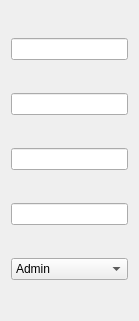
        <widget class="QWidget" name="layoutWidget">
         <property name="geometry">
          <rect>
           <x>130</x>
           <y>60</y>
           <width>139</width>
           <height>321</height>
          </rect>
         </property>
         <layout class="QVBoxLayout" name="verticalLayout">
          <item>
           <widget class="QLineEdit" name="leNomEmploye"/>
          </item>
          <item>
           <widget class="QLineEdit" name="lePrenomEmploye"/>
          </item>
          <item>
           <widget class="QLineEdit" name="leEmailEmploye"/>
          </item>
          <item>
           <widget class="QLineEdit" name="leMdpEmploye"/>
          </item>
          <item>
           <widget class="QComboBox" name="cbRoleEmploye">
            <item>
             <property name="text">
              <string>Admin</string>
             </property>
            </item>
            <item>
             <property name="text">
              <string>Gestion1</string>
             </property>
            </item>
            <item>
             <property name="text">
              <string>Gestion2</string>
             </property>
            </item>
            <item>
             <property name="text">
              <string>Gestion3</string>
             </property>
            </item>
            <item>
             <property name="text">
              <string>Gestion4</string>
             </property>
            </item>
            <item>
             <property name="text">
              <string>Gestion5</string>
             </property>
            </item>
           </widget>
          </item>
         </layout>
        </widget>
